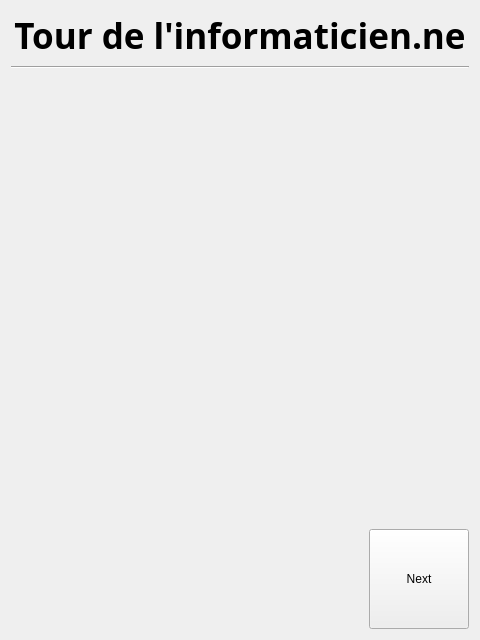
<?xml version="1.0" encoding="UTF-8"?>
<ui version="4.0">
 <class>ComputerScientistTurn</class>
 <widget class="QWidget" name="ComputerScientistTurn">
  <property name="geometry">
   <rect>
    <x>0</x>
    <y>0</y>
    <width>480</width>
    <height>640</height>
   </rect>
  </property>
  <property name="windowTitle">
   <string>Form</string>
  </property>
  <property name="styleSheet"><string notr="true"/>
  </property>
  <layout class="QGridLayout" name="gridLayout">
   <item row="0" column="0">
    <layout class="QVBoxLayout" name="verticalLayout_2">
     <item alignment="Qt::AlignHCenter">
      <widget class="QLabel" name="label">
       <property name="sizePolicy">
        <sizepolicy hsizetype="Fixed" vsizetype="Fixed">
         <horstretch>0</horstretch>
         <verstretch>0</verstretch>
        </sizepolicy>
       </property>
       <property name="font">
        <font>
         <family>Yu Gothic UI Semibold</family>
         <pointsize>26</pointsize>
         <weight>75</weight>
         <bold>true</bold>
        </font>
       </property>
       <property name="text">
        <string>Tour de l'informaticien.ne</string>
       </property>
       <property name="alignment">
        <set>Qt::AlignCenter</set>
       </property>
      </widget>
     </item>
     <item>
      <layout class="QVBoxLayout" name="verticalLayout">
       <item>
        <widget class="Line" name="line">
         <property name="font">
          <font>
           <family>Yu Gothic UI Semilight</family>
           <pointsize>18</pointsize>
          </font>
         </property>
         <property name="orientation">
          <enum>Qt::Horizontal</enum>
         </property>
        </widget>
       </item>
       <item>
        <spacer name="verticalSpacer">
         <property name="orientation">
          <enum>Qt::Vertical</enum>
         </property>
         <property name="sizeHint" stdset="0">
          <size>
           <width>20</width>
           <height>40</height>
          </size>
         </property>
        </spacer>
       </item>
       <item alignment="Qt::AlignRight">
        <widget class="QPushButton" name="nextButton">
         <property name="sizePolicy">
          <sizepolicy hsizetype="Fixed" vsizetype="Fixed">
           <horstretch>0</horstretch>
           <verstretch>0</verstretch>
          </sizepolicy>
         </property>
         <property name="minimumSize">
          <size>
           <width>100</width>
           <height>100</height>
          </size>
         </property>
         <property name="text">
          <string>Next</string>
         </property>
        </widget>
       </item>
      </layout>
     </item>
    </layout>
   </item>
  </layout>
 </widget>
 <resources/>
 <connections/>
</ui>
